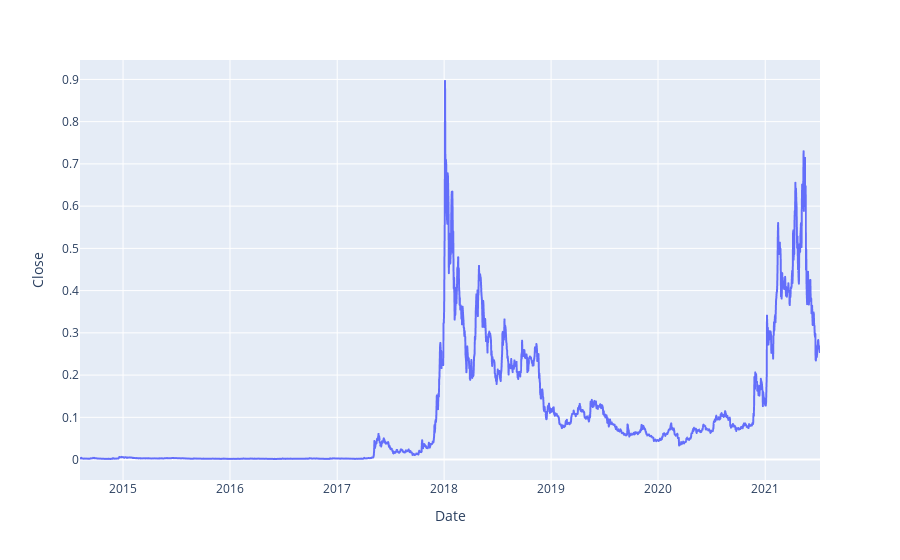

Notebook code for this chart:
### Code cell
fig = px.line(data, x='Date', y="Close")
fig.show();

### Figure 1 — Plotly figure (JSON) as saved in the notebook; plotly's stock layout.template omitted (floating-point values rounded to 4 significant figures; data arrays with more than 128 entries replaced by an {"elided": "..."} marker saying what was removed)
{"data": [{"hovertemplate": "Date=%{x}<br>Close=%{y}<extra></extra>", "legendgroup": "", "line": {"color": "#636efa", "dash": "solid"}, "marker": {"symbol": "circle"}, "mode": "lines", "name": "", "showlegend": false, "x": {"elided": "2527 str values"}, "xaxis": "x", "y": {"elided": "2527 float values"}, "yaxis": "y", "type": "scattergl"}], "layout": {"xaxis": {"anchor": "y", "domain": [0, 1], "title": {"text": "Date"}}, "yaxis": {"anchor": "x", "domain": [0, 1], "title": {"text": "Close"}}, "legend": {"tracegroupgap": 0}, "margin": {"t": 60}}}
